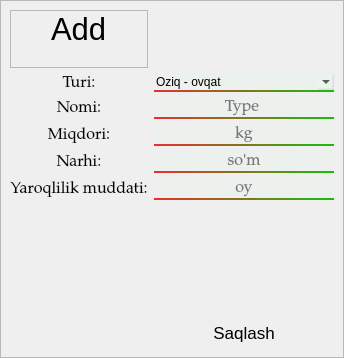
            <widget class="QWidget" name="yangi_mahsulot_qushish_frame">
             <layout class="QVBoxLayout" name="verticalLayout_16">
              <property name="spacing">
               <number>5</number>
              </property>
              <property name="leftMargin">
               <number>0</number>
              </property>
              <property name="topMargin">
               <number>0</number>
              </property>
              <property name="rightMargin">
               <number>0</number>
              </property>
              <property name="bottomMargin">
               <number>0</number>
              </property>
              <item alignment="Qt::AlignHCenter|Qt::AlignTop">
               <widget class="QFrame" name="frame_5">
                <property name="sizePolicy">
                 <sizepolicy hsizetype="Expanding" vsizetype="Expanding">
                  <horstretch>0</horstretch>
                  <verstretch>0</verstretch>
                 </sizepolicy>
                </property>
                <property name="styleSheet">
                 <string notr="true">QLineEdit{
border-bottom-left-radius:0px;
border-bottom-right-radius:0px;
border-top-left-radius:8px;
border-top-right-radius:8px;
border-bottom:2px solid qlineargradient(spread:pad, x1:0, y1:1, x2:1, y2:1, stop:0 rgba(230, 0, 0, 205), stop:1 rgba(13, 189, 0, 244));
background-color: rgba(224, 255, 232, 30);

}

#saqlash_btn:hover{
padding-right:3px;
padding-top:2px;
background-color: rgba(224, 255, 252, 20);

}
#saqlash_btn:pressed{
padding-left:3px;
padding-bottom:2px;
background-color: rgba(224, 255, 252, 50);

}</string>
                </property>
                <property name="frameShape">
                 <enum>QFrame::StyledPanel</enum>
                </property>
                <property name="frameShadow">
                 <enum>QFrame::Raised</enum>
                </property>
                <layout class="QGridLayout" name="gridLayout">
                 <item row="0" column="0">
                  <widget class="QFrame" name="frame_6">
                   <property name="frameShape">
                    <enum>QFrame::StyledPanel</enum>
                   </property>
                   <property name="frameShadow">
                    <enum>QFrame::Raised</enum>
                   </property>
                   <layout class="QVBoxLayout" name="verticalLayout_17">
                    <property name="spacing">
                     <number>0</number>
                    </property>
                    <property name="leftMargin">
                     <number>0</number>
                    </property>
                    <property name="topMargin">
                     <number>0</number>
                    </property>
                    <property name="rightMargin">
                     <number>0</number>
                    </property>
                    <property name="bottomMargin">
                     <number>20</number>
                    </property>
                    <item alignment="Qt::AlignHCenter">
                     <widget class="QLabel" name="label_12">
                      <property name="font">
                       <font>
                        <pointsize>23</pointsize>
                       </font>
                      </property>
                      <property name="text">
                       <string>Add</string>
                      </property>
                     </widget>
                    </item>
                   </layout>
                  </widget>
                 </item>
                 <item row="1" column="0">
                  <widget class="QLabel" name="label_51">
                   <property name="font">
                    <font>
                     <family>Palatino Linotype</family>
                     <pointsize>12</pointsize>
                    </font>
                   </property>
                   <property name="text">
                    <string>Turi:</string>
                   </property>
                   <property name="alignment">
                    <set>Qt::AlignCenter</set>
                   </property>
                  </widget>
                 </item>
                 <item row="1" column="1" colspan="6">
                  <widget class="QComboBox" name="comboBox">
                   <property name="sizePolicy">
                    <sizepolicy hsizetype="MinimumExpanding" vsizetype="Preferred">
                     <horstretch>0</horstretch>
                     <verstretch>0</verstretch>
                    </sizepolicy>
                   </property>
                   <property name="minimumSize">
                    <size>
                     <width>180</width>
                     <height>0</height>
                    </size>
                   </property>
                   <property name="maximumSize">
                    <size>
                     <width>300</width>
                     <height>16777215</height>
                    </size>
                   </property>
                   <property name="styleSheet">
                    <string notr="true">border-bottom-left-radius:0px;
border-bottom-right-radius:0px;
border-top-left-radius:8px;
border-top-right-radius:8px;
border-bottom:2px solid qlineargradient(spread:pad, x1:0, y1:1, x2:1, y2:1, stop:0 rgba(230, 0, 0, 205), stop:1 rgba(13, 189, 0, 244));
background-color: rgba(224, 255, 232, 30);</string>
                   </property>
                   <property name="editable">
                    <bool>true</bool>
                   </property>
                   <property name="insertPolicy">
                    <enum>QComboBox::NoInsert</enum>
                   </property>
                   <property name="sizeAdjustPolicy">
                    <enum>QComboBox::AdjustToContents</enum>
                   </property>
                   <property name="placeholderText">
                    <string/>
                   </property>
                   <item>
                    <property name="text">
                     <string>Oziq - ovqat</string>
                    </property>
                   </item>
                   <item>
                    <property name="text">
                     <string>Maishiy texnika</string>
                    </property>
                   </item>
                   <item>
                    <property name="text">
                     <string>Qurilish materiali</string>
                    </property>
                   </item>
                   <item>
                    <property name="text">
                     <string>Gazmollar</string>
                    </property>
                   </item>
                   <item>
                    <property name="text">
                     <string>Kasmetika</string>
                    </property>
                   </item>
                  </widget>
                 </item>
                 <item row="2" column="0">
                  <widget class="QLabel" name="label_52">
                   <property name="font">
                    <font>
                     <family>Palatino Linotype</family>
                     <pointsize>12</pointsize>
                    </font>
                   </property>
                   <property name="text">
                    <string>Nomi:</string>
                   </property>
                   <property name="alignment">
                    <set>Qt::AlignCenter</set>
                   </property>
                  </widget>
                 </item>
                 <item row="2" column="1" colspan="6">
                  <widget class="QLineEdit" name="lineEdit_3">
                   <property name="sizePolicy">
                    <sizepolicy hsizetype="MinimumExpanding" vsizetype="Preferred">
                     <horstretch>0</horstretch>
                     <verstretch>0</verstretch>
                    </sizepolicy>
                   </property>
                   <property name="minimumSize">
                    <size>
                     <width>180</width>
                     <height>0</height>
                    </size>
                   </property>
                   <property name="maximumSize">
                    <size>
                     <width>300</width>
                     <height>16777215</height>
                    </size>
                   </property>
                   <property name="font">
                    <font>
                     <family>Palatino Linotype</family>
                     <pointsize>12</pointsize>
                    </font>
                   </property>
                   <property name="styleSheet">
                    <string notr="true"/>
                   </property>
                   <property name="maxLength">
                    <number>35</number>
                   </property>
                   <property name="cursorPosition">
                    <number>0</number>
                   </property>
                   <property name="alignment">
                    <set>Qt::AlignCenter</set>
                   </property>
                   <property name="dragEnabled">
                    <bool>false</bool>
                   </property>
                   <property name="readOnly">
                    <bool>false</bool>
                   </property>
                   <property name="placeholderText">
                    <string>Type </string>
                   </property>
                   <property name="cursorMoveStyle">
                    <enum>Qt::LogicalMoveStyle</enum>
                   </property>
                  </widget>
                 </item>
                 <item row="3" column="0">
                  <widget class="QLabel" name="label_53">
                   <property name="font">
                    <font>
                     <family>Palatino Linotype</family>
                     <pointsize>12</pointsize>
                    </font>
                   </property>
                   <property name="text">
                    <string>Miqdori:</string>
                   </property>
                   <property name="alignment">
                    <set>Qt::AlignCenter</set>
                   </property>
                  </widget>
                 </item>
                 <item row="3" column="1" colspan="6">
                  <widget class="QLineEdit" name="lineEdit_4">
                   <property name="sizePolicy">
                    <sizepolicy hsizetype="MinimumExpanding" vsizetype="Preferred">
                     <horstretch>0</horstretch>
                     <verstretch>0</verstretch>
                    </sizepolicy>
                   </property>
                   <property name="minimumSize">
                    <size>
                     <width>180</width>
                     <height>0</height>
                    </size>
                   </property>
                   <property name="maximumSize">
                    <size>
                     <width>300</width>
                     <height>16777215</height>
                    </size>
                   </property>
                   <property name="font">
                    <font>
                     <family>Palatino Linotype</family>
                     <pointsize>12</pointsize>
                    </font>
                   </property>
                   <property name="styleSheet">
                    <string notr="true"/>
                   </property>
                   <property name="maxLength">
                    <number>35</number>
                   </property>
                   <property name="cursorPosition">
                    <number>0</number>
                   </property>
                   <property name="alignment">
                    <set>Qt::AlignCenter</set>
                   </property>
                   <property name="dragEnabled">
                    <bool>false</bool>
                   </property>
                   <property name="readOnly">
                    <bool>false</bool>
                   </property>
                   <property name="placeholderText">
                    <string>kg</string>
                   </property>
                   <property name="cursorMoveStyle">
                    <enum>Qt::LogicalMoveStyle</enum>
                   </property>
                  </widget>
                 </item>
                 <item row="4" column="0">
                  <widget class="QLabel" name="label_54">
                   <property name="font">
                    <font>
                     <family>Palatino Linotype</family>
                     <pointsize>12</pointsize>
                    </font>
                   </property>
                   <property name="text">
                    <string>Narhi:</string>
                   </property>
                   <property name="alignment">
                    <set>Qt::AlignCenter</set>
                   </property>
                  </widget>
                 </item>
                 <item row="4" column="1" colspan="6">
                  <widget class="QLineEdit" name="lineEdit_5">
                   <property name="sizePolicy">
                    <sizepolicy hsizetype="MinimumExpanding" vsizetype="Preferred">
                     <horstretch>0</horstretch>
                     <verstretch>0</verstretch>
                    </sizepolicy>
                   </property>
                   <property name="minimumSize">
                    <size>
                     <width>180</width>
                     <height>0</height>
                    </size>
                   </property>
                   <property name="maximumSize">
                    <size>
                     <width>300</width>
                     <height>16777215</height>
                    </size>
                   </property>
                   <property name="font">
                    <font>
                     <family>Palatino Linotype</family>
                     <pointsize>12</pointsize>
                    </font>
                   </property>
                   <property name="styleSheet">
                    <string notr="true"/>
                   </property>
                   <property name="maxLength">
                    <number>35</number>
                   </property>
                   <property name="cursorPosition">
                    <number>0</number>
                   </property>
                   <property name="alignment">
                    <set>Qt::AlignCenter</set>
                   </property>
                   <property name="dragEnabled">
                    <bool>false</bool>
                   </property>
                   <property name="readOnly">
                    <bool>false</bool>
                   </property>
                   <property name="placeholderText">
                    <string>so'm</string>
                   </property>
                   <property name="cursorMoveStyle">
                    <enum>Qt::LogicalMoveStyle</enum>
                   </property>
                  </widget>
                 </item>
                 <item row="5" column="0">
                  <widget class="QLabel" name="label_55">
                   <property name="font">
                    <font>
                     <family>Palatino Linotype</family>
                     <pointsize>12</pointsize>
                    </font>
                   </property>
                   <property name="text">
                    <string>Yaroqlilik muddati:</string>
                   </property>
                   <property name="alignment">
                    <set>Qt::AlignCenter</set>
                   </property>
                  </widget>
                 </item>
                 <item row="5" column="1" colspan="6">
                  <widget class="QLineEdit" name="lineEdit_6">
                   <property name="sizePolicy">
                    <sizepolicy hsizetype="MinimumExpanding" vsizetype="Preferred">
                     <horstretch>0</horstretch>
                     <verstretch>0</verstretch>
                    </sizepolicy>
                   </property>
                   <property name="minimumSize">
                    <size>
                     <width>180</width>
                     <height>0</height>
                    </size>
                   </property>
                   <property name="maximumSize">
                    <size>
                     <width>300</width>
                     <height>16777215</height>
                    </size>
                   </property>
                   <property name="font">
                    <font>
                     <family>Palatino Linotype</family>
                     <pointsize>12</pointsize>
                    </font>
                   </property>
                   <property name="styleSheet">
                    <string notr="true"/>
                   </property>
                   <property name="maxLength">
                    <number>35</number>
                   </property>
                   <property name="cursorPosition">
                    <number>0</number>
                   </property>
                   <property name="alignment">
                    <set>Qt::AlignCenter</set>
                   </property>
                   <property name="dragEnabled">
                    <bool>false</bool>
                   </property>
                   <property name="readOnly">
                    <bool>false</bool>
                   </property>
                   <property name="placeholderText">
                    <string>oy</string>
                   </property>
                   <property name="cursorMoveStyle">
                    <enum>Qt::LogicalMoveStyle</enum>
                   </property>
                  </widget>
                 </item>
                 <item row="7" column="2" rowspan="2">
                  <widget class="QLabel" name="label_56">
                   <property name="text">
                    <string/>
                   </property>
                  </widget>
                 </item>
                 <item row="7" column="3" rowspan="2" colspan="4">
                  <widget class="QLabel" name="label_57">
                   <property name="minimumSize">
                    <size>
                     <width>20</width>
                     <height>50</height>
                    </size>
                   </property>
                   <property name="font">
                    <font>
                     <pointsize>17</pointsize>
                    </font>
                   </property>
                   <property name="text">
                    <string/>
                   </property>
                  </widget>
                 </item>
                 <item row="8" column="4" rowspan="2" colspan="3">
                  <widget class="QLabel" name="label_58">
                   <property name="minimumSize">
                    <size>
                     <width>20</width>
                     <height>50</height>
                    </size>
                   </property>
                   <property name="font">
                    <font>
                     <pointsize>17</pointsize>
                    </font>
                   </property>
                   <property name="text">
                    <string/>
                   </property>
                  </widget>
                 </item>
                 <item row="9" column="5">
                  <widget class="QLabel" name="label_59">
                   <property name="minimumSize">
                    <size>
                     <width>20</width>
                     <height>50</height>
                    </size>
                   </property>
                   <property name="font">
                    <font>
                     <pointsize>17</pointsize>
                    </font>
                   </property>
                   <property name="text">
                    <string/>
                   </property>
                  </widget>
                 </item>
                 <item row="9" column="6">
                  <widget class="QLabel" name="label_60">
                   <property name="text">
                    <string/>
                   </property>
                  </widget>
                 </item>
                 <item row="10" column="1" colspan="6">
                  <widget class="QPushButton" name="saqlash_btn">
                   <property name="minimumSize">
                    <size>
                     <width>0</width>
                     <height>30</height>
                    </size>
                   </property>
                   <property name="font">
                    <font>
                     <pointsize>13</pointsize>
                    </font>
                   </property>
                   <property name="styleSheet">
                    <string notr="true">border-radius:8px;
</string>
                   </property>
                   <property name="text">
                    <string>Saqlash</string>
                   </property>
                  </widget>
                 </item>
                 <item row="9" column="3">
                  <widget class="QLabel" name="label_50">
                   <property name="text">
                    <string/>
                   </property>
                  </widget>
                 </item>
                </layout>
               </widget>
              </item>
             </layout>
            </widget>
